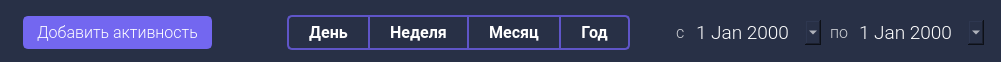
   <widget class="QWidget" name="mainwindow_widget_navigation" native="true">
    <property name="geometry">
     <rect>
      <x>259</x>
      <y>13</y>
      <width>1001</width>
      <height>62</height>
     </rect>
    </property>
    <property name="styleSheet">
     <string notr="true">QWidget { 
background-color: #283046;
border-radius: 5px;
}</string>
    </property>
    <widget class="QWidget" name="layoutWidget">
     <property name="geometry">
      <rect>
       <x>23</x>
       <y>15</y>
       <width>961</width>
       <height>35</height>
      </rect>
     </property>
     <layout class="QHBoxLayout" name="mainwindow_horizontalLayout_navigation" stretch="0,0,0,0,0,0,0,0,0,0,0">
      <property name="spacing">
       <number>0</number>
      </property>
      <item>
       <widget class="QPushButton" name="mainwindow_btn_nav_add_act">
        <property name="font">
         <font>
          <family>Roboto Light</family>
          <pointsize>12</pointsize>
         </font>
        </property>
        <property name="styleSheet">
         <string notr="true">QPushButton {
	background-color: rgb(115, 103, 240);
	color: rgb(255, 255, 255);
	border: 2px solid rgb(115, 103, 240);
	border-radius: 5px;
	padding-left: 12px;
	padding-right: 12px;
	padding-top: 5px;
	padding-bottom: 5px;
}
QPushButton:hover {
	background-color: rgba(0, 0, 0, 0);
	color: rgb(115, 103, 240);
	border: 2px solid rgb(115, 103, 240);
}</string>
        </property>
        <property name="text">
         <string>Добавить активность</string>
        </property>
        <property name="iconSize">
         <size>
          <width>40</width>
          <height>27</height>
         </size>
        </property>
       </widget>
      </item>
      <item>
       <spacer name="mainwindow_horizontalSpacer_navigation">
        <property name="orientation">
         <enum>Qt::Horizontal</enum>
        </property>
        <property name="sizeType">
         <enum>QSizePolicy::Expanding</enum>
        </property>
        <property name="sizeHint" stdset="0">
         <size>
          <width>40</width>
          <height>20</height>
         </size>
        </property>
       </spacer>
      </item>
      <item>
       <widget class="QPushButton" name="mainwindow_btn_daily">
        <property name="maximumSize">
         <size>
          <width>102</width>
          <height>37</height>
         </size>
        </property>
        <property name="font">
         <font>
          <family>Roboto</family>
          <pointsize>12</pointsize>
          <weight>75</weight>
          <italic>false</italic>
          <bold>true</bold>
         </font>
        </property>
        <property name="styleSheet">
         <string notr="true">QPushButton {
	background-color: #283046;
	color: #FFFFFF;
	border: 2px solid rgb(95, 85, 200);
	border-right: 0px;
	border-top-left-radius: 5px;
	border-top-right-radius: 0px;
	border-bottom-right-radius: 0px;
	border-bottom-left-radius: 5px;
	padding-left: 20px;
	padding-right: 20px;
}
QPushButton:hover {
	background-color: rgb(40, 48, 70); 
	color: rgb(255, 255, 255);
	border: 2px solid rgb(121, 109, 255);
	border-top-left-radius: 5px;
	border-top-right-radius: 0px;
	border-bottom-right-radius: 0px;
	border-bottom-left-radius: 5px;
}</string>
        </property>
        <property name="text">
         <string>День</string>
        </property>
       </widget>
      </item>
      <item>
       <widget class="QPushButton" name="mainwindow_btn_weekly">
        <property name="maximumSize">
         <size>
          <width>102</width>
          <height>37</height>
         </size>
        </property>
        <property name="font">
         <font>
          <family>Roboto</family>
          <pointsize>12</pointsize>
          <weight>75</weight>
          <italic>false</italic>
          <bold>true</bold>
         </font>
        </property>
        <property name="styleSheet">
         <string notr="true">QPushButton {
	background-color: #283046;
	color: #FFFFFF;
	border: 2px solid rgb(95, 85, 200);
	border-right: 0px;
	border-radius: 0;
	padding-left: 20px;
	padding-right: 20px;
}
QPushButton:hover {
	background-color: rgb(40, 48, 70); 
	color: rgb(255, 255, 255);
	border: 2px solid rgb(121, 109, 255);
	border-radius: 0;
}</string>
        </property>
        <property name="text">
         <string>Неделя</string>
        </property>
       </widget>
      </item>
      <item>
       <widget class="QPushButton" name="mainwindow_btn_monthly">
        <property name="maximumSize">
         <size>
          <width>102</width>
          <height>37</height>
         </size>
        </property>
        <property name="font">
         <font>
          <family>Roboto</family>
          <pointsize>12</pointsize>
          <weight>75</weight>
          <italic>false</italic>
          <bold>true</bold>
         </font>
        </property>
        <property name="styleSheet">
         <string notr="true">QPushButton {
	background-color: #283046;
	color: #FFFFFF;
	border: 2px solid rgb(95, 85, 200);
	border-right: 0px;
	border-radius: 0;
	padding-left: 20px;
	padding-right: 20px;
}
QPushButton:hover {
	background-color: rgb(40, 48, 70); 
	color: rgb(255, 255, 255);
	border: 2px solid rgb(121, 109, 255);
	border-radius: 0;
}</string>
        </property>
        <property name="text">
         <string>Месяц</string>
        </property>
       </widget>
      </item>
      <item>
       <widget class="QPushButton" name="mainwindow_btn_annually">
        <property name="maximumSize">
         <size>
          <width>102</width>
          <height>37</height>
         </size>
        </property>
        <property name="font">
         <font>
          <family>Roboto</family>
          <pointsize>12</pointsize>
          <weight>75</weight>
          <italic>false</italic>
          <bold>true</bold>
         </font>
        </property>
        <property name="styleSheet">
         <string notr="true">QPushButton {
	background-color: #283046;
	color: #FFFFFF;
	border: 2px solid rgb(95, 85, 200);
	border-top-left-radius: 0px;
	border-top-right-radius: 5px;
	border-bottom-right-radius: 5px;
	border-bottom-left-radius: 0px;
	padding-left: 20px;
	padding-right: 20px;
}
QPushButton:hover {
	background-color: rgb(40, 48, 70); 
	color: rgb(255, 255, 255);
	border: 2px solid rgb(121, 109, 255);
	border-top-left-radius: 0px;
	border-top-right-radius: 5px;
	border-bottom-right-radius: 5px;
	border-bottom-left-radius: 0px;
}</string>
        </property>
        <property name="text">
         <string>Год</string>
        </property>
       </widget>
      </item>
      <item>
       <widget class="QLabel" name="mainwindow_lbl_icon_clendar">
        <property name="maximumSize">
         <size>
          <width>60</width>
          <height>36</height>
         </size>
        </property>
        <property name="font">
         <font>
          <family>Roboto</family>
          <weight>75</weight>
          <italic>false</italic>
          <bold>true</bold>
         </font>
        </property>
        <property name="styleSheet">
         <string notr="true">margin-left: 30px;
color: #D0D2D6;</string>
        </property>
        <property name="text">
         <string/>
        </property>
        <property name="pixmap">
         <pixmap>img/icons/calendar.png</pixmap>
        </property>
       </widget>
      </item>
      <item>
       <widget class="QLabel" name="mainwindow_textlbl_s">
        <property name="font">
         <font>
          <family>Roboto Light</family>
          <pointsize>12</pointsize>
         </font>
        </property>
        <property name="styleSheet">
         <string notr="true">padding-left: 5px;
padding-right: 5px;
color: #D0D2D6;</string>
        </property>
        <property name="text">
         <string>c</string>
        </property>
       </widget>
      </item>
      <item>
       <widget class="QDateEdit" name="mainwindow_dateEdit_s">
        <property name="font">
         <font>
          <family>Roboto Light</family>
          <pointsize>14</pointsize>
          <weight>50</weight>
          <italic>false</italic>
          <bold>false</bold>
         </font>
        </property>
        <property name="styleSheet">
         <string notr="true">QDateEdit {
	background-color: #283046;
	border-radius: 5px;
	color: rgb(255, 255, 255);
}
QDateEdit:hover {
	background-color: rgb(40, 48, 70); 
	color: rgb(255, 255, 255);
}</string>
        </property>
        <property name="calendarPopup">
         <bool>true</bool>
        </property>
       </widget>
      </item>
      <item>
       <widget class="QLabel" name="mainwindow_textlbl_po">
        <property name="font">
         <font>
          <family>Roboto Light</family>
          <pointsize>12</pointsize>
         </font>
        </property>
        <property name="styleSheet">
         <string notr="true">padding-left: 5px;
padding-right: 5px;
color: #D0D2D6;</string>
        </property>
        <property name="text">
         <string>по</string>
        </property>
       </widget>
      </item>
      <item>
       <widget class="QDateEdit" name="mainwindow_dateEdit_po">
        <property name="font">
         <font>
          <family>Roboto Light</family>
          <pointsize>14</pointsize>
         </font>
        </property>
        <property name="styleSheet">
         <string notr="true">QDateEdit {
	background-color: #283046;
	border-radius: 5px;
	color: rgb(255, 255, 255);
}
QDateEdit:hover {
	background-color: rgb(40, 48, 70); 
	color: rgb(255, 255, 255);
}</string>
        </property>
        <property name="calendarPopup">
         <bool>true</bool>
        </property>
       </widget>
      </item>
     </layout>
    </widget>
   </widget>
